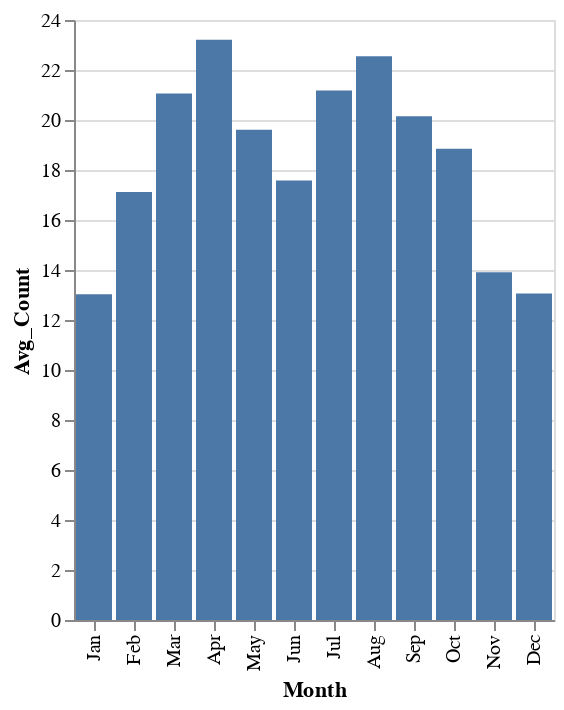

Notebook code cell kept with this figure:
### Code cell
alt.Chart(avg_month).mark_bar().encode(
    x=alt.X('Month', sort=None),
    y='Avg_Count'
)

### Figure 1 — Vega-Lite specification as saved in the notebook (floating-point values rounded to 4 significant figures)
{"config": {"view": {"continuousWidth": 400, "continuousHeight": 300}}, "data": {"name": "data-4b37e0084ab8e7302e4bbc9c1640ee1e"}, "mark": "bar", "encoding": {"x": {"type": "nominal", "field": "Month", "sort": null}, "y": {"type": "quantitative", "field": "Avg_Count"}}, "$schema": "https://vega.github.io/schema/vega-lite/v4.8.1.json", "datasets": {"data-4b37e0084ab8e7302e4bbc9c1640ee1e": [{"Month": "Jan", "Avg_Count": 13.03}, {"Month": "Feb", "Avg_Count": 17.12}, {"Month": "Mar", "Avg_Count": 21.06}, {"Month": "Apr", "Avg_Count": 23.21}, {"Month": "May", "Avg_Count": 19.61}, {"Month": "Jun", "Avg_Count": 17.58}, {"Month": "Jul", "Avg_Count": 21.18}, {"Month": "Aug", "Avg_Count": 22.55}, {"Month": "Sep", "Avg_Count": 20.15}, {"Month": "Oct", "Avg_Count": 18.85}, {"Month": "Nov", "Avg_Count": 13.91}, {"Month": "Dec", "Avg_Count": 13.06}]}}
